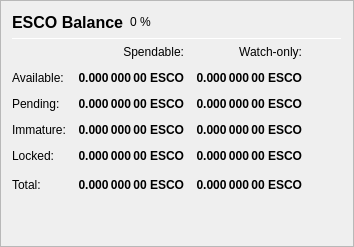
                   <widget class="QFrame" name="frame_Balances">
                    <property name="frameShape">
                     <enum>QFrame::StyledPanel</enum>
                    </property>
                    <property name="frameShadow">
                     <enum>QFrame::Raised</enum>
                    </property>
                    <layout class="QVBoxLayout" name="verticalLayout_4">
                     <item>
                      <layout class="QHBoxLayout" name="horizontalLayout_4">
                       <item>
                        <widget class="QLabel" name="label_5">
                         <property name="minimumSize">
                          <size>
                           <width>0</width>
                           <height>20</height>
                          </size>
                         </property>
                         <property name="font">
                          <font>
                           <pointsize>12</pointsize>
                           <weight>75</weight>
                           <bold>true</bold>
                          </font>
                         </property>
                         <property name="text">
                          <string>ESCO Balance</string>
                         </property>
                        </widget>
                       </item>
                       <item>
                        <widget class="QLabel" name="labelESCOPercent">
                         <property name="text">
                          <string notr="true">0 %</string>
                         </property>
                        </widget>
                       </item>
                       <item>
                        <spacer name="horizontalSpacer_3">
                         <property name="orientation">
                          <enum>Qt::Horizontal</enum>
                         </property>
                         <property name="sizeHint" stdset="0">
                          <size>
                           <width>40</width>
                           <height>20</height>
                          </size>
                         </property>
                        </spacer>
                       </item>
                      </layout>
                     </item>
                     <item>
                      <widget class="Line" name="line_Balance">
                       <property name="minimumSize">
                        <size>
                         <width>0</width>
                         <height>1</height>
                        </size>
                       </property>
                       <property name="maximumSize">
                        <size>
                         <width>16777215</width>
                         <height>1</height>
                        </size>
                       </property>
                       <property name="orientation">
                        <enum>Qt::Horizontal</enum>
                       </property>
                      </widget>
                     </item>
                     <item>
                      <layout class="QGridLayout" name="gridLayout">
                       <property name="spacing">
                        <number>12</number>
                       </property>
                       <item row="0" column="1">
                        <widget class="QLabel" name="labelSpendable">
                         <property name="text">
                          <string>Spendable:</string>
                         </property>
                         <property name="alignment">
                          <set>Qt::AlignRight|Qt::AlignTrailing|Qt::AlignVCenter</set>
                         </property>
                        </widget>
                       </item>
                       <item row="0" column="2">
                        <widget class="QLabel" name="labelWatchonly">
                         <property name="text">
                          <string>Watch-only:</string>
                         </property>
                         <property name="alignment">
                          <set>Qt::AlignRight|Qt::AlignTrailing|Qt::AlignVCenter</set>
                         </property>
                        </widget>
                       </item>
                       <item row="1" column="0">
                        <widget class="QLabel" name="labelBalanceText">
                         <property name="text">
                          <string>Available:</string>
                         </property>
                        </widget>
                       </item>
                       <item row="1" column="1">
                        <widget class="QLabel" name="labelBalance">
                         <property name="font">
                          <font>
                           <weight>75</weight>
                           <bold>true</bold>
                          </font>
                         </property>
                         <property name="cursor">
                          <cursorShape>IBeamCursor</cursorShape>
                         </property>
                         <property name="toolTip">
                          <string>Your current spendable balance</string>
                         </property>
                         <property name="text">
                          <string notr="true">0.000 000 00 ESCO</string>
                         </property>
                         <property name="alignment">
                          <set>Qt::AlignRight|Qt::AlignTrailing|Qt::AlignVCenter</set>
                         </property>
                         <property name="textInteractionFlags">
                          <set>Qt::LinksAccessibleByMouse|Qt::TextSelectableByKeyboard|Qt::TextSelectableByMouse</set>
                         </property>
                        </widget>
                       </item>
                       <item row="1" column="2">
                        <widget class="QLabel" name="labelWatchAvailable">
                         <property name="font">
                          <font>
                           <weight>75</weight>
                           <bold>true</bold>
                          </font>
                         </property>
                         <property name="cursor">
                          <cursorShape>IBeamCursor</cursorShape>
                         </property>
                         <property name="toolTip">
                          <string>Your current balance in watch-only addresses</string>
                         </property>
                         <property name="text">
                          <string notr="true">0.000 000 00 ESCO</string>
                         </property>
                         <property name="alignment">
                          <set>Qt::AlignRight|Qt::AlignTrailing|Qt::AlignVCenter</set>
                         </property>
                         <property name="textInteractionFlags">
                          <set>Qt::LinksAccessibleByMouse|Qt::TextSelectableByKeyboard|Qt::TextSelectableByMouse</set>
                         </property>
                        </widget>
                       </item>
                       <item row="2" column="0">
                        <widget class="QLabel" name="labelPendingText">
                         <property name="text">
                          <string>Pending:</string>
                         </property>
                        </widget>
                       </item>
                       <item row="2" column="1">
                        <widget class="QLabel" name="labelUnconfirmed">
                         <property name="font">
                          <font>
                           <weight>75</weight>
                           <bold>true</bold>
                          </font>
                         </property>
                         <property name="cursor">
                          <cursorShape>IBeamCursor</cursorShape>
                         </property>
                         <property name="toolTip">
                          <string>Total of transactions that have yet to be confirmed, and do not yet count toward the spendable balance</string>
                         </property>
                         <property name="text">
                          <string notr="true">0.000 000 00 ESCO</string>
                         </property>
                         <property name="alignment">
                          <set>Qt::AlignRight|Qt::AlignTrailing|Qt::AlignVCenter</set>
                         </property>
                         <property name="textInteractionFlags">
                          <set>Qt::LinksAccessibleByMouse|Qt::TextSelectableByKeyboard|Qt::TextSelectableByMouse</set>
                         </property>
                        </widget>
                       </item>
                       <item row="2" column="2">
                        <widget class="QLabel" name="labelWatchPending">
                         <property name="font">
                          <font>
                           <weight>75</weight>
                           <bold>true</bold>
                          </font>
                         </property>
                         <property name="cursor">
                          <cursorShape>IBeamCursor</cursorShape>
                         </property>
                         <property name="toolTip">
                          <string>Unconfirmed transactions to watch-only addresses</string>
                         </property>
                         <property name="text">
                          <string notr="true">0.000 000 00 ESCO</string>
                         </property>
                         <property name="alignment">
                          <set>Qt::AlignRight|Qt::AlignTrailing|Qt::AlignVCenter</set>
                         </property>
                         <property name="textInteractionFlags">
                          <set>Qt::LinksAccessibleByMouse|Qt::TextSelectableByKeyboard|Qt::TextSelectableByMouse</set>
                         </property>
                        </widget>
                       </item>
                       <item row="3" column="0">
                        <widget class="QLabel" name="labelImmatureText">
                         <property name="text">
                          <string>Immature:</string>
                         </property>
                        </widget>
                       </item>
                       <item row="3" column="1">
                        <widget class="QLabel" name="labelImmature">
                         <property name="font">
                          <font>
                           <weight>75</weight>
                           <bold>true</bold>
                          </font>
                         </property>
                         <property name="cursor">
                          <cursorShape>IBeamCursor</cursorShape>
                         </property>
                         <property name="toolTip">
                          <string>Staked or masternode rewards that has not yet matured</string>
                         </property>
                         <property name="text">
                          <string notr="true">0.000 000 00 ESCO</string>
                         </property>
                         <property name="alignment">
                          <set>Qt::AlignRight|Qt::AlignTrailing|Qt::AlignVCenter</set>
                         </property>
                         <property name="textInteractionFlags">
                          <set>Qt::LinksAccessibleByMouse|Qt::TextSelectableByKeyboard|Qt::TextSelectableByMouse</set>
                         </property>
                        </widget>
                       </item>
                       <item row="3" column="2">
                        <widget class="QLabel" name="labelWatchImmature">
                         <property name="font">
                          <font>
                           <weight>75</weight>
                           <bold>true</bold>
                          </font>
                         </property>
                         <property name="cursor">
                          <cursorShape>IBeamCursor</cursorShape>
                         </property>
                         <property name="toolTip">
                          <string>Staked or masternode rewards in watch-only addresses that has not yet matured</string>
                         </property>
                         <property name="text">
                          <string notr="true">0.000 000 00 ESCO</string>
                         </property>
                         <property name="alignment">
                          <set>Qt::AlignRight|Qt::AlignTrailing|Qt::AlignVCenter</set>
                         </property>
                         <property name="textInteractionFlags">
                          <set>Qt::LinksAccessibleByMouse|Qt::TextSelectableByKeyboard|Qt::TextSelectableByMouse</set>
                         </property>
                        </widget>
                       </item>
                       <item row="4" column="0">
                        <widget class="QLabel" name="labelLockedBalanceText">
                         <property name="toolTip">
                          <string>Locked ESCO or Masternode collaterals. These are excluded from zESCO minting.</string>
                         </property>
                         <property name="text">
                          <string>Locked:</string>
                         </property>
                        </widget>
                       </item>
                       <item row="4" column="1">
                        <widget class="QLabel" name="labelLockedBalance">
                         <property name="font">
                          <font>
                           <weight>75</weight>
                           <bold>true</bold>
                          </font>
                         </property>
                         <property name="cursor">
                          <cursorShape>IBeamCursor</cursorShape>
                         </property>
                         <property name="toolTip">
                          <string>Locked ESCO or Masternode collaterals. These are excluded from zESCO minting.</string>
                         </property>
                         <property name="text">
                          <string notr="true">0.000 000 00 ESCO</string>
                         </property>
                         <property name="alignment">
                          <set>Qt::AlignRight|Qt::AlignTrailing|Qt::AlignVCenter</set>
                         </property>
                         <property name="textInteractionFlags">
                          <set>Qt::LinksAccessibleByMouse|Qt::TextSelectableByKeyboard|Qt::TextSelectableByMouse</set>
                         </property>
                        </widget>
                       </item>
                       <item row="4" column="2">
                        <widget class="QLabel" name="labelWatchLocked">
                         <property name="font">
                          <font>
                           <weight>75</weight>
                           <bold>true</bold>
                          </font>
                         </property>
                         <property name="cursor">
                          <cursorShape>IBeamCursor</cursorShape>
                         </property>
                         <property name="toolTip">
                          <string>Current locked balance in watch-only addresses</string>
                         </property>
                         <property name="text">
                          <string notr="true">0.000 000 00 ESCO</string>
                         </property>
                         <property name="alignment">
                          <set>Qt::AlignRight|Qt::AlignTrailing|Qt::AlignVCenter</set>
                         </property>
                         <property name="textInteractionFlags">
                          <set>Qt::LinksAccessibleByMouse|Qt::TextSelectableByKeyboard|Qt::TextSelectableByMouse</set>
                         </property>
                        </widget>
                       </item>
                       <item row="5" column="0">
                        <widget class="QLabel" name="labelTotalText">
                         <property name="toolTip">
                          <string>Your current ESCO balance, unconfirmed and immature transactions included</string>
                         </property>
                         <property name="text">
                          <string>Total:</string>
                         </property>
                        </widget>
                       </item>
                       <item row="5" column="1">
                        <widget class="QLabel" name="labelTotal">
                         <property name="font">
                          <font>
                           <weight>75</weight>
                           <bold>true</bold>
                          </font>
                         </property>
                         <property name="cursor">
                          <cursorShape>IBeamCursor</cursorShape>
                         </property>
                         <property name="toolTip">
                          <string>Your current ESCO balance, unconfirmed and immature transactions included</string>
                         </property>
                         <property name="text">
                          <string notr="true">0.000 000 00 ESCO</string>
                         </property>
                         <property name="alignment">
                          <set>Qt::AlignRight|Qt::AlignTrailing|Qt::AlignVCenter</set>
                         </property>
                         <property name="textInteractionFlags">
                          <set>Qt::LinksAccessibleByMouse|Qt::TextSelectableByKeyboard|Qt::TextSelectableByMouse</set>
                         </property>
                        </widget>
                       </item>
                       <item row="5" column="2">
                        <widget class="QLabel" name="labelWatchTotal">
                         <property name="font">
                          <font>
                           <weight>75</weight>
                           <bold>true</bold>
                          </font>
                         </property>
                         <property name="cursor">
                          <cursorShape>IBeamCursor</cursorShape>
                         </property>
                         <property name="toolTip">
                          <string>Current total balance in watch-only addresses</string>
                         </property>
                         <property name="text">
                          <string notr="true">0.000 000 00 ESCO</string>
                         </property>
                         <property name="alignment">
                          <set>Qt::AlignRight|Qt::AlignTrailing|Qt::AlignVCenter</set>
                         </property>
                         <property name="textInteractionFlags">
                          <set>Qt::LinksAccessibleByMouse|Qt::TextSelectableByKeyboard|Qt::TextSelectableByMouse</set>
                         </property>
                        </widget>
                       </item>
                       <item row="5" column="3">
                        <spacer name="horizontalSpacer_9">
                         <property name="orientation">
                          <enum>Qt::Horizontal</enum>
                         </property>
                         <property name="sizeHint" stdset="0">
                          <size>
                           <width>40</width>
                           <height>20</height>
                          </size>
                         </property>
                        </spacer>
                       </item>
                      </layout>
                     </item>
                     <item>
                      <spacer name="verticalSpacer_3">
                       <property name="orientation">
                        <enum>Qt::Vertical</enum>
                       </property>
                       <property name="sizeHint" stdset="0">
                        <size>
                         <width>20</width>
                         <height>40</height>
                        </size>
                       </property>
                      </spacer>
                     </item>
                    </layout>
                   </widget>
